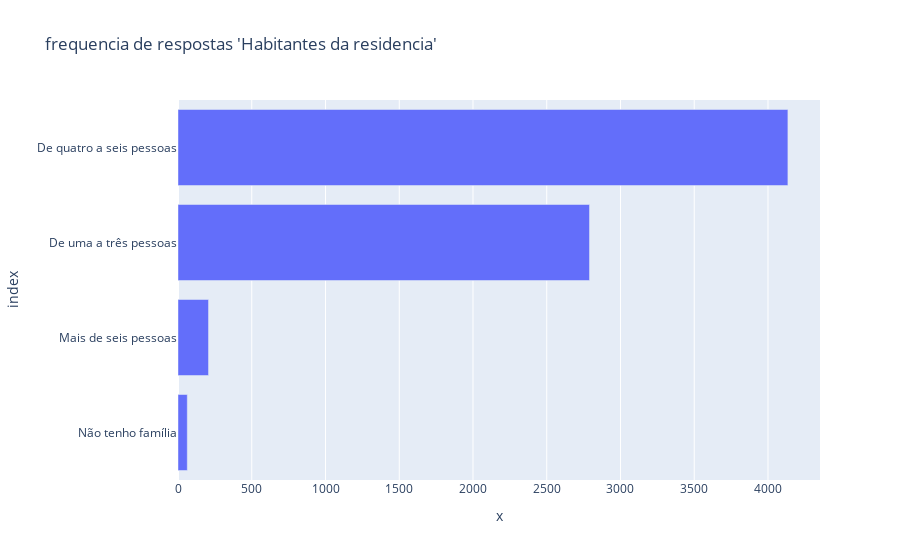

This figure's notebook cell:
### Code cell
qtdfamilia_info = df['3. Incluindo você, quantos membros da sua família habitam a mesma residência?'].value_counts().sort_values(ascending=True)
# qtdfamilia_info = sorted(qtdfamilia_info)

fig = px.bar(
    qtdfamilia_info,
    y=qtdfamilia_info.index,
    x=qtdfamilia_info.values,
    title="frequencia de respostas 'Habitantes da residencia'",
    orientation='h',
)

fig.show()

### Figure 1 — Plotly figure (JSON) as saved in the notebook; plotly's stock layout.template omitted (floating-point values rounded to 4 significant figures)
{"data": [{"alignmentgroup": "True", "hovertemplate": "x=%{x}<br>index=%{y}<extra></extra>", "legendgroup": "", "marker": {"color": "#636efa", "pattern": {"shape": ""}}, "name": "", "offsetgroup": "", "orientation": "h", "showlegend": false, "textposition": "auto", "type": "bar", "x": [63, 207, 2790, 4135], "xaxis": "x", "y": ["Não tenho família", "Mais de seis pessoas", "De uma a três pessoas", "De quatro a seis pessoas"], "yaxis": "y"}], "layout": {"barmode": "relative", "legend": {"tracegroupgap": 0}, "title": {"text": "frequencia de respostas 'Habitantes da residencia'"}, "xaxis": {"anchor": "y", "domain": [0, 1], "title": {"text": "x"}}, "yaxis": {"anchor": "x", "domain": [0, 1], "title": {"text": "index"}}}}
